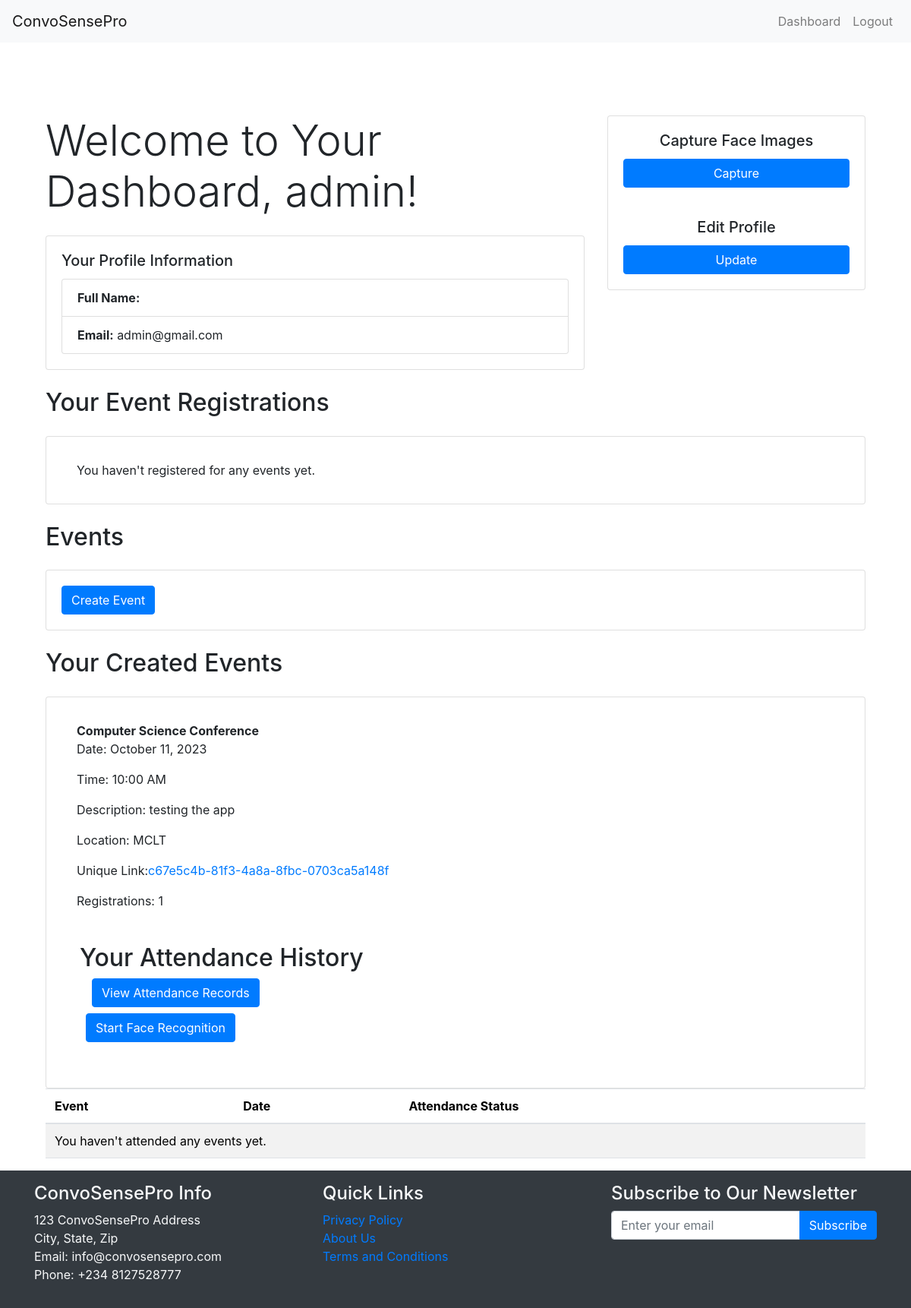
Screenshot of /dashboard/dashboard/ (signed in) with the database file from the repository.
### users/models.py (models this page shows, shortened)
class UserProfile(models.Model):
    user = models.OneToOneField(User, on_delete=models.CASCADE)
    face_image = models.ImageField(upload_to='user_faces/', null=True, blank=True)

class User(AbstractUser):
    is_organizer = models.BooleanField(default=False)

### events/models.py (models this page shows, shortened)
class Event(models.Model):
    name = models.CharField(max_length=100)
    date = models.DateField(
        help_text='Enter date in DD/MM/YYYY format'  # Add a help text
    )
    time = models.TimeField(
        help_text='Enter time in HH:MM format'  # Add a help text
    )
    description = models.TextField()
    location = models.CharField(
        max_length=100,
        default='Your Event Location'  # Set a default location
    )
    unique_link = models.UUIDField(default=uuid.uuid4, editable=False, unique=True)
    organizer = models.ForeignKey(User, on_delete=models.CASCADE)  # Organizer of the event
    capacity = models.PositiveIntegerField(
        default=100,  # Set a default capacity or adjust as needed
        help_text='Maximum number of attendees allowed for this event'
    )
    attendees = models.ManyToManyField(User, related_name='events_attending', blank=True)
    is_attendance_capture_ready = models.BooleanField(default=False)

### dashboard/views.py (the view)
# urls.py: path('dashboard/', include('dashboard.urls')),
@login_required
def dashboard(request):
    user = request.user
    user_profile = request.user.userprofile
    first_name = request.user.first_name
    last_name = request.user.last_name
    email = request.user.email
    created_events = Event.objects.filter(organizer=request.user)
    registered_events = Event.objects.filter(attendees=user)
    user_data = {
        'first_name': first_name,
        'last_name': last_name,
        'email': email,
        'user_profile': user_profile,  # You can pass the entire user profile as well
        'created_events': created_events,
        'registered_events': registered_events
    }
    return render(request, 'dashboard/dashboard.html', user_data)

### dashboard/templates/dashboard/dashboard.html (shortened to what this page needs)
{% extends "base.html" %}
{% load static %}
{% load bootstrap5 %}
{% block content %}
<div class="container mt-5">
  <div class="row">
    <div class="col-md-8">
      <h1 class="display-4">Welcome to Your Dashboard, {{ user_profile.user.username }}!</h1>
      <div class="card mt-4">
        <div class="card-body">
          <h5 class="card-title">Your Profile Information</h5>
          <ul class="list-group">
            <li class="list-group-item"><strong>Full Name:</strong> {{ first_name }} {{ last_name}}</li>
            <li class="list-group-item"><strong>Email:</strong> {{ email }}</li>
          </ul>
        </div>
      </div>
    </div>
    <div class="col-md-4">
      <div class="card">
          <div class="card-body">
            <h5 class="card-title text-center">Capture Face Images</h5>
            <a href="{% url 'users:submit_face_image' %}" class="btn btn-primary btn-block">Capture</a>
          </div>
          <div class="card-body">
            <h5 class="card-title text-center">Edit Profile</h5>
            <a href="{% url 'users:edit_profile' %}" class="btn btn-primary btn-block">Update</a>
          </div>
      </div>
    </div>
  </div>
  <h2 class="mt-4">Your Event Registrations</h2>
  <div class="card mt-4">
    <div class="card-body">
      <ul class="list-group list-group-flush">
        {% for event in registered_events %}
          <li class="list-group-item">
            <strong>{{ event.name }}</strong>
            <p>Date: {{ event.date|date:"F d, Y" }}</p>
            <p>Time: {{ event.time|time:"h:i A" }}</p>
            <p>Description: {{ event.description }}</p>
            <p>Location: {{ event.location }}</p>
          </li>
        {% empty %}
          <li class="list-group-item">You haven't registered for any events yet.</li>
        {% endfor %}
      </ul>
    </div>
  </div>
  {% if user.is_staff %}
    <h2 class="mt-4">Events</h2>
    <div class="card mt-4">
      <div class="card-body">
        <a href="{% url 'create_event' %}" class="btn btn-primary">Create Event</a>
      </div>
    </div>
    <h2 class="mt-4">Your Created Events</h2>
    <div class="card mt-4">
      <div class="card-body">
        <ul class="list-group list-group-flush">
          {% for event in created_events %}
            <li class="list-group-item">
              <strong>{{ event.name }}</strong>
              <p>Date: {{ event.date|date:"F d, Y" }}</p>
              <p>Time: {{ event.time|time:"h:i A" }}</p>
              <p>Description: {{ event.description }}</p>
              <p>Location: {{ event.location }}</p>
              <p>Unique Link:<a href="{% url 'register_for_event' event.unique_link %}">{{ event.unique_link }}</a></p>
              <p>Registrations: {{ event.attendees.count }}</p>
              <div class="p-1">
                <h2 class="mt-4">Your Attendance History</h2>
                <a href="{% url 'event_attendance' event.id %}" class="btn btn-primary ml-3">View Attendance Records</a>
                {% if event.is_attendance_capture_ready %}
                <form action="{% url 'start_face_recognition' event.id %}" method="post">
                  <button type="submit" class="btn btn-primary m-2">Start Face Recognition</button>
                </form>
                {% endif %}
              </div>
            </li>
          {% empty %}
            <li class="list-group-item">You haven't created any events yet.</li>
          {% endfor %}
        </ul>
      </div>
    </div>
  {% endif %}
  <div class="table-responsive">
    <table class="table table-striped">
      <thead>
        <tr>
          <th>Event</th>
          <th>Date</th>
          <th>Attendance Status</th>
        </tr>
      </thead>
      <tbody>
        {% for attendance_record in user_profile.attendance_records.all %}
          <tr>
            <td>{{ attendance_record.event.name }}</td>
            <td>{{ attendance_record.event.date|date:"F d, Y" }}</td>
            <td>{% if attendance_record.present %}Present{% else %}Absent{% endif %}</td>
          </tr>
        {% empty %}
          <tr>
            <td colspan="3">You haven't attended any events yet.</td>
          </tr>
        {% endfor %}
      </tbody>
    </table>
  </div>
</div>
{% endblock %}

### templates/base.html (style rules this page uses)
body { min-height: 100vh; display: flex; flex-direction: column; }
.container { flex: 1; }

### rows the page displays
UserProfile: user.username "admin"
User: email "admin@gmail.com"
Event: name "Computer Science Conference", date "October 11, 2023", time "10:00 AM", description "testing the app", location "MCLT", unique_link "c67e5c4b-81f3-4a8a-8fbc-0703ca5a148f", attendees.count "1", is_attendance_capture_ready "Start Face Recognition"
